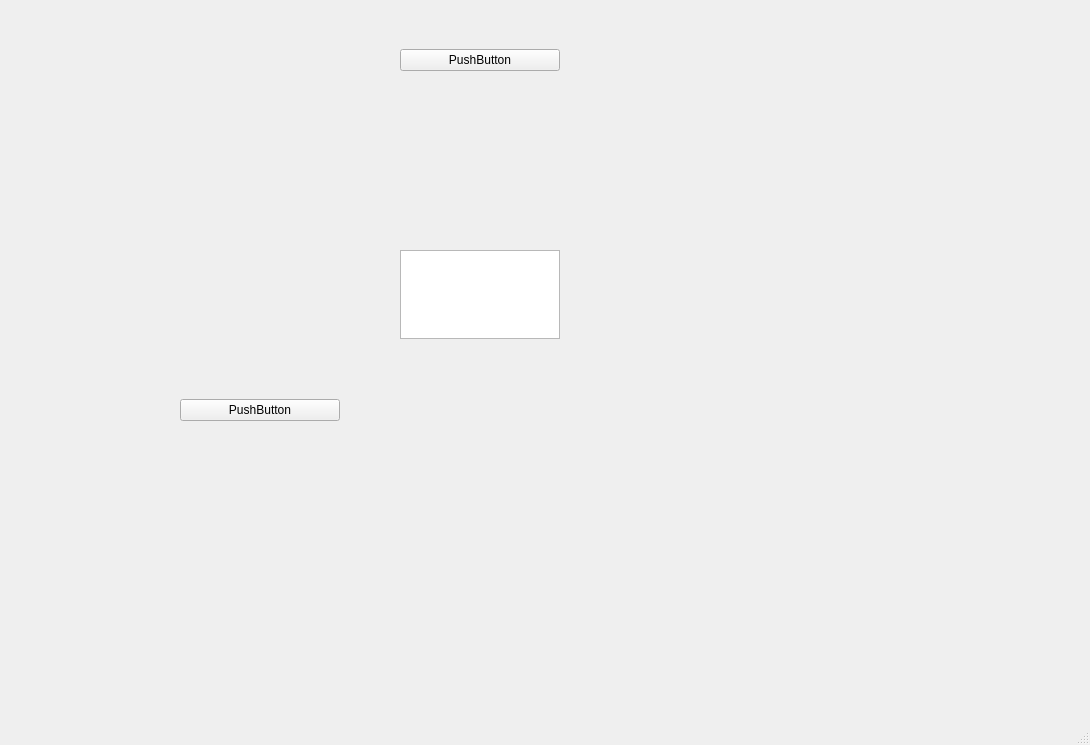
<?xml version="1.0" encoding="UTF-8"?>
<ui version="4.0">
 <class>GraphTest</class>
 <widget class="QMainWindow" name="GraphTest">
  <property name="geometry">
   <rect>
    <x>0</x>
    <y>0</y>
    <width>1090</width>
    <height>745</height>
   </rect>
  </property>
  <property name="windowTitle">
   <string>MainWindow</string>
  </property>
  <widget class="QWidget" name="centralwidget">
   <widget class="QWidget" name="verticalLayoutWidget">
    <property name="geometry">
     <rect>
      <x>180</x>
      <y>130</y>
      <width>160</width>
      <height>80</height>
     </rect>
    </property>
    <layout class="QVBoxLayout" name="verticalLayout"/>
   </widget>
   <widget class="QWidget" name="verticalLayoutWidget_2">
    <property name="geometry">
     <rect>
      <x>400</x>
      <y>130</y>
      <width>160</width>
      <height>80</height>
     </rect>
    </property>
    <layout class="QVBoxLayout" name="verticalLayout_2"/>
   </widget>
   <widget class="QWidget" name="verticalLayoutWidget_3">
    <property name="geometry">
     <rect>
      <x>610</x>
      <y>130</y>
      <width>160</width>
      <height>80</height>
     </rect>
    </property>
    <layout class="QVBoxLayout" name="verticalLayout_3"/>
   </widget>
   <widget class="QWidget" name="horizontalLayoutWidget">
    <property name="geometry">
     <rect>
      <x>400</x>
      <y>250</y>
      <width>160</width>
      <height>89</height>
     </rect>
    </property>
    <layout class="QHBoxLayout" name="horizontalLayout">
     <item>
      <widget class="QGraphicsView" name="graphicsView">
       <property name="cursor" stdset="0">
        <cursorShape>ArrowCursor</cursorShape>
       </property>
      </widget>
     </item>
    </layout>
   </widget>
   <widget class="QWidget" name="horizontalLayoutWidget_2">
    <property name="geometry">
     <rect>
      <x>400</x>
      <y>20</y>
      <width>160</width>
      <height>80</height>
     </rect>
    </property>
    <layout class="QHBoxLayout" name="horizontalLayout_2">
     <item>
      <widget class="QPushButton" name="pushButton">
       <property name="text">
        <string>PushButton</string>
       </property>
      </widget>
     </item>
    </layout>
   </widget>
   <widget class="QWidget" name="horizontalLayoutWidget_3">
    <property name="geometry">
     <rect>
      <x>180</x>
      <y>20</y>
      <width>160</width>
      <height>80</height>
     </rect>
    </property>
    <layout class="QHBoxLayout" name="horizontalLayout_3"/>
   </widget>
   <widget class="QWidget" name="horizontalLayoutWidget_4">
    <property name="geometry">
     <rect>
      <x>610</x>
      <y>20</y>
      <width>160</width>
      <height>80</height>
     </rect>
    </property>
    <layout class="QHBoxLayout" name="horizontalLayout_4"/>
   </widget>
   <widget class="QWidget" name="horizontalLayoutWidget_5">
    <property name="geometry">
     <rect>
      <x>180</x>
      <y>250</y>
      <width>160</width>
      <height>80</height>
     </rect>
    </property>
    <layout class="QHBoxLayout" name="horizontalLayout_5"/>
   </widget>
   <widget class="QWidget" name="horizontalLayoutWidget_6">
    <property name="geometry">
     <rect>
      <x>610</x>
      <y>250</y>
      <width>160</width>
      <height>80</height>
     </rect>
    </property>
    <layout class="QHBoxLayout" name="horizontalLayout_6"/>
   </widget>
   <widget class="QWidget" name="verticalLayoutWidget_4">
    <property name="geometry">
     <rect>
      <x>400</x>
      <y>370</y>
      <width>160</width>
      <height>80</height>
     </rect>
    </property>
    <layout class="QVBoxLayout" name="verticalLayout_4"/>
   </widget>
   <widget class="QWidget" name="horizontalLayoutWidget_7">
    <property name="geometry">
     <rect>
      <x>180</x>
      <y>370</y>
      <width>160</width>
      <height>80</height>
     </rect>
    </property>
    <layout class="QHBoxLayout" name="horizontalLayout_7">
     <item>
      <widget class="QPushButton" name="pushButton_2">
       <property name="text">
        <string>PushButton</string>
       </property>
      </widget>
     </item>
    </layout>
   </widget>
   <widget class="QWidget" name="horizontalLayoutWidget_8">
    <property name="geometry">
     <rect>
      <x>610</x>
      <y>370</y>
      <width>160</width>
      <height>80</height>
     </rect>
    </property>
    <layout class="QHBoxLayout" name="horizontalLayout_8"/>
   </widget>
  </widget>
  <widget class="QMenuBar" name="menubar">
   <property name="geometry">
    <rect>
     <x>0</x>
     <y>0</y>
     <width>1090</width>
     <height>26</height>
    </rect>
   </property>
  </widget>
  <widget class="QStatusBar" name="statusbar"/>
 </widget>
 <resources/>
 <connections/>
</ui>
